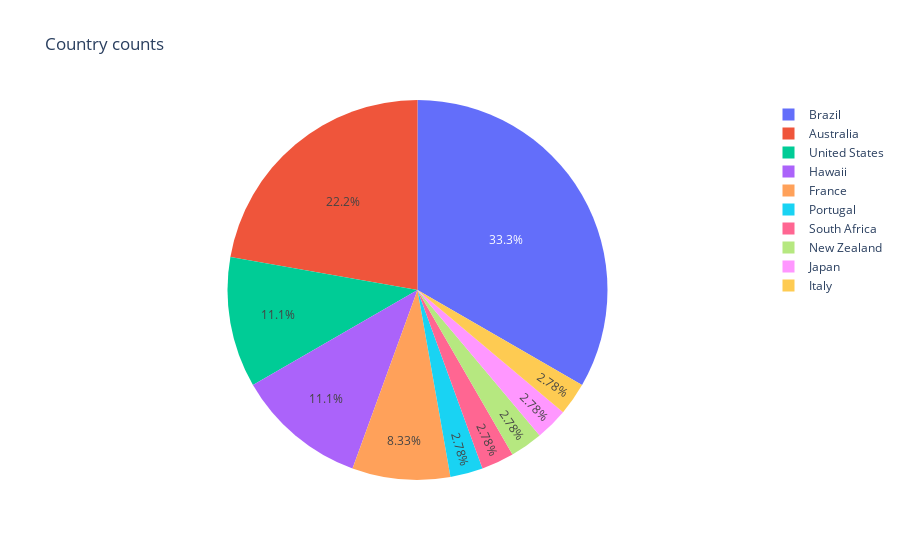

Write notebook code for a chart like this one.
### Code cell
fig = px.pie(df, values=df.loc[:,'Country'], names=df.index, title='Country counts')
fig.show()

### Figure 1 — Plotly figure (JSON) as saved in the notebook; plotly's stock layout.template omitted (floating-point values rounded to 4 significant figures)
{"data": [{"domain": {"x": [0, 1], "y": [0, 1]}, "hoverlabel": {"namelength": 0}, "hovertemplate": "label=%{label}<br>Country=%{value}", "labels": ["Brazil", "Australia", "United States", "Hawaii", "France", "Portugal", "South Africa", "New Zealand", "Japan", "Italy"], "legendgroup": "", "name": "", "showlegend": true, "type": "pie", "values": [12, 8, 4, 4, 3, 1, 1, 1, 1, 1]}], "layout": {"legend": {"tracegroupgap": 0}, "title": {"text": "Country counts"}}}
